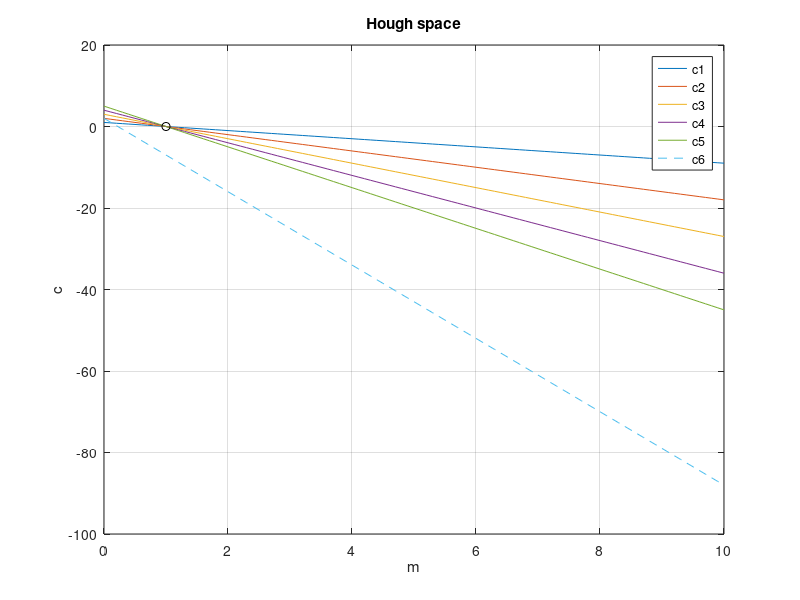
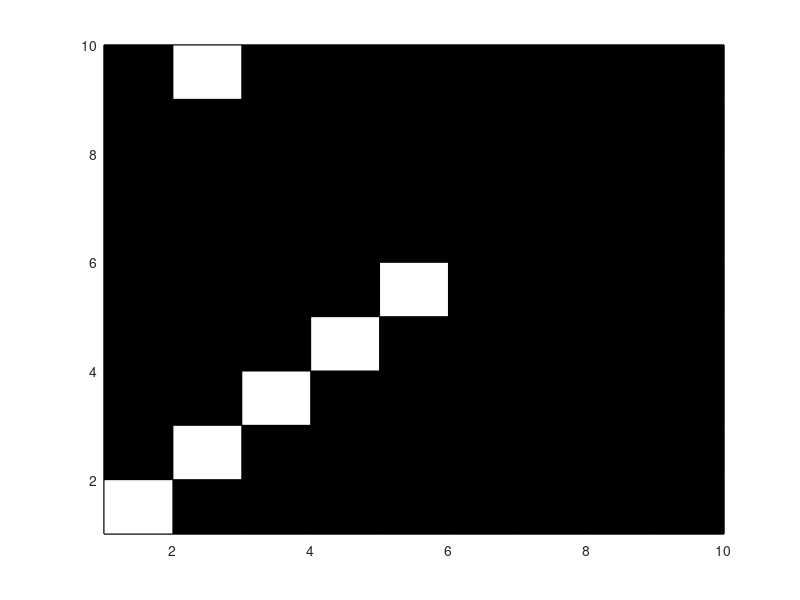
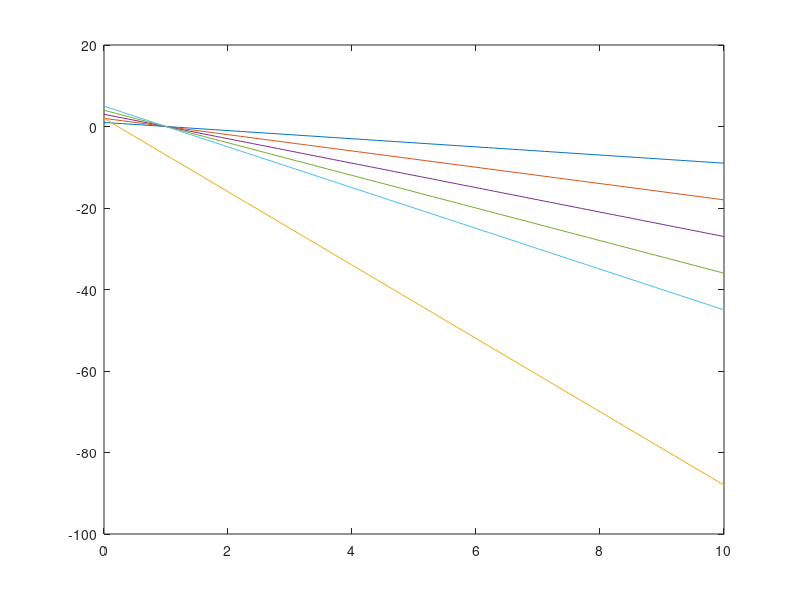

These charts were generated, in order, by the following MATLAB code:
x = 10;y = 10;
img_space = zeros(x,y);
img_space(1,1) = 255;img_space(2,2) = 255;img_space(3,3) = 255;
img_space(4,4) = 255;img_space(5,5) = 255;img_space(9,2) = 255;
% c = -xm + y
dx = 0.1;
m = 0:dx:x;
c1 = -m +1; % line1
c2 = -2*m +2; % line2
c3 = -3*m +3; % line3
c4 = -4*m +4; % line4
c5 = -5*m +5; % line5
c6 = -9*m +2; % line6
%Defines your own equation from image
[x_pixel, y_pixel] = find(img_space == 255);
[n_pixel,~] = size(x_pixel);
[~,sizem] = size(m);
C = zeros(n_pixel,sizem);
for i =1:n_pixel
for j =1:sizem
C(i,j) = (-x_pixel(i,1) .* m(1,j)) + y_pixel(i,1);
end
end
%End of Defines
sub = find(c1 == c2 & c1 == c3 & c1 == c4 & c1 == c5 );
x_intersect = m(sub);
intersect_pt = c1(sub);
intersect_of_linear = [x_intersect intersect_pt];
figure(1),plot(m,c1,m,c2,m,c3,m,c4,m,c5,m,c6,'--',x_intersect,intersect_pt,'ko'),legend('c1','c2','c3','c4','c5','c6'),xlabel('m'),ylabel('c'),title('Hough space'),grid
figure(2),pcolor(img_space), colormap gray
figure(3),plot(m,C) %Plot Hough Again
